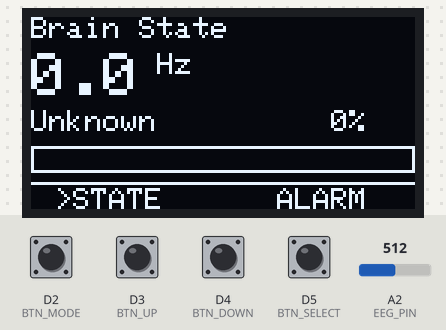
The sketch below on a simulated Arduino Uno R4 Minima. Parts: 128×64 one-colour display. Inputs (shaded band) come from the test bench; at power-on: D2 (BTN_MODE), D3 (BTN_UP), D4 (BTN_DOWN), D5 (BTN_SELECT) HIGH, A2 (EEG_PIN) = 512 (analog values on the 0–1023 scale).

Above: at 1.4 s.
1.5 s: D2 (BTN_MODE) pulled LOW for 0.15 s
At 2.6 s:
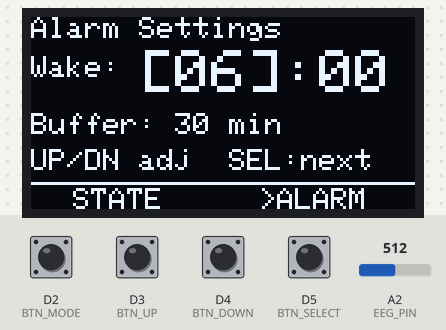
3.1 s: D5 (BTN_SELECT) pulled LOW for 0.15 s
At 4.2 s:
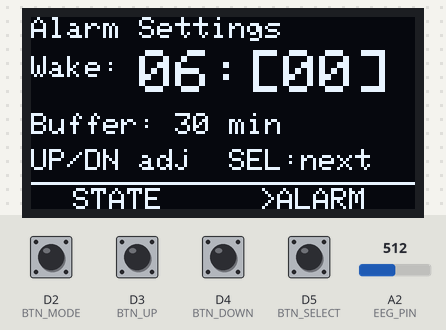
4.8 s: D2 (BTN_MODE) pulled LOW for 1 s
At 6.0 s:
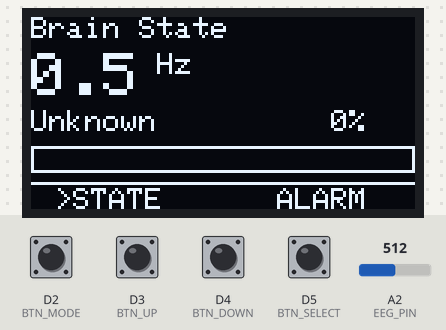
Timing chart, 0 to 7.8 s (numbered marks = the images above; inputs shaded):
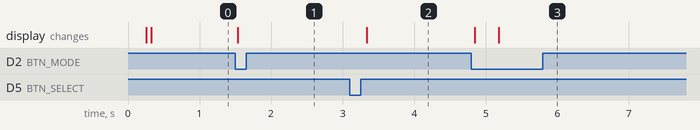

The sketch:

r4minima.ino
```cpp
// ============================================================================
// RhythmSleep — Arduino R4 Minima  (I2C Slave @ 0x08)
// Responsibilities:
//   • EEG sampling (A2) + optimized FFT sleep-state engine
//   • OLED display: Sleep State screen + Alarm Settings screen (NO time)
//   • 4 buttons: MODE / UP / DOWN / SELECT
//   • I2C slave: responds to R3 master requests with state packet
//
// Optimized algorithm — Weighted Band-Power Accumulator:
//   Each FFT frame (1024 samples @ 256 Hz = 4 s) computes power in all 5
//   EEG bands. A sliding window of 8 frames (~32 s total) accumulates band
//   power. The winning band drives the state. A 3-frame hysteresis gate and
//   40% confidence threshold prevent jitter. Artifact frames are discarded.
//
// I2C bus split:
//   Wire  (A4/A5)   → I2C slave bus shared with R3 master
//   Wire1 (SDA1/SCL1) → local master bus for SSD1306 OLED only
// ============================================================================

#include <Wire.h>
#include <Adafruit_GFX.h>
#include <Adafruit_SSD1306.h>
#include "arduinoFFT.h"

// ── FFT ──────────────────────────────────────────────────────────────────────
#define SAMPLES            1024
#define SAMPLING_FREQ      256
#define EEG_PIN            A2
#define BIN_RES_INV        4    // SAMPLES/SAMPLING_FREQ — bins per Hz

// ── OLED (on Wire1, local bus) ────────────────────────────────────────────────
#define SCREEN_W   128
#define SCREEN_H   64
#define OLED_ADDR  0x3C
Adafruit_SSD1306 display(SCREEN_W, SCREEN_H, &Wire1, -1);

// ── Buttons ───────────────────────────────────────────────────────────────────
#define BTN_MODE   2
#define BTN_UP     3
#define BTN_DOWN   4
#define BTN_SELECT 5
#define DEBOUNCE_MS 50

// ── Display modes ─────────────────────────────────────────────────────────────
enum DispMode { MODE_STATE = 0, MODE_ALARM = 1, MODE_COUNT = 2 };
enum AlarmFld { FLD_HOUR = 0, FLD_MIN = 1, FLD_BUF = 2, FLD_COUNT = 3 };

// ── Alarm settings (editable by user) ────────────────────────────────────────
volatile uint8_t alarmHour  = 6;
volatile uint8_t alarmMin   = 0;
volatile uint8_t bufferMin  = 30;

// ── Sleep state constants ─────────────────────────────────────────────────────
// Enum index → band name / label
// 0=Unknown 1=DeepSlp(Delta) 2=LtSleep(Theta) 3=Relaxed(Alpha) 4=Active(Beta) 5=Focused(Gamma)
const char* BAND_LBL[] = {"Unknown", "Deep Sleep", "Light Sleep", "Relaxed", "Active", "Focused"};

// ── Band-power accumulator ────────────────────────────────────────────────────
#define NUM_BANDS      5
#define WIN_SIZE       8     // frames to accumulate (~32 s)
#define HYSTERESIS_N   3     // consecutive agreements to accept state
#define CONF_THRESHOLD 40    // minimum confidence to apply hysteresis gate

// Bin ranges (inclusive): bin = freq_hz * BIN_RES_INV
//  Delta 0.5–4 Hz → bins  2–16
//  Theta 4–8 Hz   → bins 16–32
//  Alpha 8–12 Hz  → bins 32–48
//  Beta 12–30 Hz  → bins 48–120
//  Gamma 30–60 Hz → bins 120–240
const uint16_t BAND_BIN_LO[NUM_BANDS] = {  2,  16,  32,  48, 120 };
const uint16_t BAND_BIN_HI[NUM_BANDS] = { 16,  32,  48, 120, 240 };

double bandWindow[WIN_SIZE][NUM_BANDS];  // rolling power window
uint8_t winIdx      = 0;
uint8_t winFilled   = 0;

uint8_t candState   = 0;
uint8_t candCount   = 0;

// ── Shared volatile state (written by main loop, read by I2C ISR) ─────────────
volatile float   gFreq       = 0.0f;
volatile uint8_t gState      = 0;
volatile uint8_t gConf       = 0;

// ── FFT buffers ───────────────────────────────────────────────────────────────
double vReal[SAMPLES];
double vImag[SAMPLES];
ArduinoFFT<double> FFT = ArduinoFFT<double>(vReal, vImag, SAMPLES, SAMPLING_FREQ);

// ── Sampling state ────────────────────────────────────────────────────────────
unsigned int  sampPeriodUs;
unsigned long lastSampleUs = 0;
int           sampleIdx    = 0;

// ── Artifact rejection threshold (ADC counts, empirical) ─────────────────────
#define ARTIFACT_PEAK_THRESHOLD 3500.0

// ── UI state ─────────────────────────────────────────────────────────────────
DispMode  dispMode    = MODE_STATE;
AlarmFld  alarmField  = FLD_HOUR;
bool      prevBtn[4]  = {HIGH, HIGH, HIGH, HIGH};
unsigned long lastBtnMs[4] = {0, 0, 0, 0};
unsigned long tDisplay = 0;
#define DISP_MS 300

// ── I2C response buffer (10 bytes) ───────────────────────────────────────────
//  [0-3] float freq  [4] state  [5] conf  [6] alarmH  [7] alarmM  [8] bufMin  [9] 0x00
volatile uint8_t i2cBuf[10];

// ─────────────────────────────────────────────────────────────────────────────
// I2C slave callbacks
// ─────────────────────────────────────────────────────────────────────────────
void onI2CRequest() {
  Wire.write((uint8_t*)i2cBuf, 10);
}

void onI2CReceive(int) {
  while (Wire.available()) Wire.read();  // consume any incoming byte (command)
}

// ── Helper: pack latest state into i2cBuf (call from main loop) ──────────────
void packI2CBuf() {
  float f = gFreq;
  uint8_t tmp[4];
  memcpy(tmp, &f, 4);
  i2cBuf[0] = tmp[0]; i2cBuf[1] = tmp[1]; i2cBuf[2] = tmp[2]; i2cBuf[3] = tmp[3];
  i2cBuf[4] = gState;
  i2cBuf[5] = gConf;
  i2cBuf[6] = alarmHour;
  i2cBuf[7] = alarmMin;
  i2cBuf[8] = bufferMin;
  i2cBuf[9] = 0x00;
}

// ─────────────────────────────────────────────────────────────────────────────
void setup() {
  analogReadResolution(12);
  sampPeriodUs = (unsigned int)(1000000.0 / SAMPLING_FREQ);

  // ── I2C: Wire1 = local OLED master ───────────────────────────────────────
  Wire1.begin();
  delay(200);
  display.begin(SSD1306_SWITCHCAPVCC, OLED_ADDR);
  display.clearDisplay();
  display.setTextColor(SSD1306_WHITE);
  display.setTextSize(1);
  display.setCursor(0, 0); display.println(F("RhythmSleep"));
  display.setCursor(0, 12); display.println(F("EEG Engine Ready"));
  display.display();

  // ── I2C: Wire = slave to R3 master ───────────────────────────────────────
  Wire.begin(0x08);
  Wire.onRequest(onI2CRequest);
  Wire.onReceive(onI2CReceive);

  // ── Buttons ───────────────────────────────────────────────────────────────
  pinMode(BTN_MODE,   INPUT_PULLUP);
  pinMode(BTN_UP,     INPUT_PULLUP);
  pinMode(BTN_DOWN,   INPUT_PULLUP);
  pinMode(BTN_SELECT, INPUT_PULLUP);

  // Initialise band-power window to zero
  memset(bandWindow, 0, sizeof(bandWindow));
}

// ─────────────────────────────────────────────────────────────────────────────
void loop() {
  // ── Non-blocking EEG sampling ─────────────────────────────────────────────
  unsigned long nowUs = micros();
  if (nowUs - lastSampleUs >= sampPeriodUs) {
    lastSampleUs = nowUs;
    vReal[sampleIdx] = (double)analogRead(EEG_PIN);
    vImag[sampleIdx] = 0.0;
    sampleIdx++;

    if (sampleIdx >= SAMPLES) {
      sampleIdx = 0;
      runFFT();
      packI2CBuf();
    }
  }

  // ── Buttons ───────────────────────────────────────────────────────────────
  handleButtons();

  // ── OLED ──────────────────────────────────────────────────────────────────
  if (millis() - tDisplay > DISP_MS) {
    tDisplay = millis();
    updateOLED();
  }
}

// ─────────────────────────────────────────────────────────────────────────────
// Optimized FFT + band-power accumulator
// ─────────────────────────────────────────────────────────────────────────────
void runFFT() {
  FFT.windowing(FFT_WIN_TYP_HAMMING, FFT_FORWARD);
  FFT.compute(FFT_FORWARD);
  FFT.complexToMagnitude();

  // ── 1. Artifact rejection ─────────────────────────────────────────────────
  double peakMag = 0;
  for (int i = 2; i < 241; i++)
    if (vReal[i] > peakMag) peakMag = vReal[i];
  if (peakMag > ARTIFACT_PEAK_THRESHOLD) return;  // discard noisy frame

  // ── 2. Dominant peak frequency (for display) ──────────────────────────────
  int peakBin = 2;
  for (int i = 2; i < 241; i++)
    if (vReal[i] > vReal[peakBin]) peakBin = i;
  gFreq = (float)peakBin * SAMPLING_FREQ / (float)SAMPLES;

  // ── 3. Compute per-band power for this frame ──────────────────────────────
  double framePow[NUM_BANDS] = {0};
  for (uint8_t b = 0; b < NUM_BANDS; b++) {
    for (uint16_t bin = BAND_BIN_LO[b]; bin < BAND_BIN_HI[b]; bin++) {
      double m = vReal[bin];
      framePow[b] += m * m;
    }
  }

  // ── 4. Store in rolling window ────────────────────────────────────────────
  for (uint8_t b = 0; b < NUM_BANDS; b++)
    bandWindow[winIdx][b] = framePow[b];
  winIdx = (winIdx + 1) % WIN_SIZE;
  if (winFilled < WIN_SIZE) winFilled++;

  // ── 5. Accumulate window power ────────────────────────────────────────────
  double cumPow[NUM_BANDS] = {0};
  double totalPow = 0;
  for (uint8_t f = 0; f < winFilled; f++)
    for (uint8_t b = 0; b < NUM_BANDS; b++) {
      cumPow[b] += bandWindow[f][b];
      totalPow  += bandWindow[f][b];
    }

  if (totalPow < 1e-6) return;

  // ── 6. Find winning band ──────────────────────────────────────────────────
  uint8_t winBand = 0;
  for (uint8_t b = 1; b < NUM_BANDS; b++)
    if (cumPow[b] > cumPow[winBand]) winBand = b;

  // Confidence = winning band share of total power
  uint8_t conf = (uint8_t)constrain((cumPow[winBand] / totalPow) * 100.0, 0, 100);

  // Map band index → state enum (0=Delta→1=Deep ... 4=Gamma→5=Focused)
  uint8_t newState = winBand + 1;   // bands 0-4 → states 1-5

  // ── 7. Hysteresis gate ────────────────────────────────────────────────────
  if (newState == candState) {
    candCount++;
  } else {
    candState = newState;
    candCount = 1;
  }

  if (candCount >= HYSTERESIS_N && conf >= CONF_THRESHOLD) {
    gState = newState;
    gConf  = conf;
  } else if (conf < CONF_THRESHOLD) {
    // Low confidence → report unknown
    gState = 0;
    gConf  = conf;
  }
}

// ─────────────────────────────────────────────────────────────────────────────
// Button handling
// ─────────────────────────────────────────────────────────────────────────────
bool btnPressed(int pin, int idx) {
  bool rd = digitalRead(pin);
  bool pressed = (rd == LOW && prevBtn[idx] == HIGH &&
                  millis() - lastBtnMs[idx] > DEBOUNCE_MS);
  if (rd != prevBtn[idx]) lastBtnMs[idx] = millis();
  prevBtn[idx] = rd;
  return pressed;
}

void handleButtons() {
  if (btnPressed(BTN_MODE, 0)) {
    dispMode   = (DispMode)((dispMode + 1) % MODE_COUNT);
    alarmField = FLD_HOUR;
  }

  if (dispMode == MODE_ALARM) {
    if (btnPressed(BTN_SELECT, 3))
      alarmField = (AlarmFld)((alarmField + 1) % FLD_COUNT);

    if (btnPressed(BTN_UP, 1)) {
      switch (alarmField) {
        case FLD_HOUR: alarmHour   = (alarmHour + 1) % 24; break;
        case FLD_MIN:  alarmMin    = (alarmMin  + 1) % 60; break;
        case FLD_BUF:  bufferMin   = min(bufferMin + 5, 120); break;
        default: break;
      }
    }

    if (btnPressed(BTN_DOWN, 2)) {
      switch (alarmField) {
        case FLD_HOUR: alarmHour   = (alarmHour + 23) % 24; break;
        case FLD_MIN:  alarmMin    = (alarmMin  + 59) % 60; break;
        case FLD_BUF:  bufferMin   = max((int)bufferMin - 5, 5); break;
        default: break;
      }
    }
  }
}

// ─────────────────────────────────────────────────────────────────────────────
// OLED display  (no time — time lives on R3 LCD)
// ─────────────────────────────────────────────────────────────────────────────
void updateOLED() {
  display.clearDisplay();

  if (dispMode == MODE_STATE) drawStateScreen();
  else                        drawAlarmScreen();

  // Bottom tab bar
  display.drawLine(0, 55, 127, 55, SSD1306_WHITE);
  display.setTextSize(1);
  display.setCursor(8,  57); display.print(dispMode == MODE_STATE ? F(">STATE") : F(" STATE"));
  display.setCursor(76, 57); display.print(dispMode == MODE_ALARM ? F(">ALARM") : F(" ALARM"));

  display.display();
}

void drawStateScreen() {
  display.setTextSize(1);
  display.setCursor(0, 0);
  display.print(F("Brain State"));

  // Frequency
  display.setTextSize(2);
  display.setCursor(0, 12);
  display.print(gFreq, 1);
  display.setTextSize(1);
  display.print(F(" Hz"));

  // Band label
  display.setCursor(0, 31);
  display.print(BAND_LBL[gState < 6 ? gState : 0]);

  // Confidence bar
  display.setCursor(88, 31);
  char cbuf[6]; sprintf(cbuf, "%3d%%", gConf);
  display.print(cbuf);

  int barW = map(gConf, 0, 100, 0, 128);
  display.drawRect(0, 43, 128, 9, SSD1306_WHITE);
  display.fillRect(0, 43, barW, 9, SSD1306_WHITE);
}

void drawAlarmScreen() {
  display.setTextSize(1);
  display.setCursor(0, 0);
  display.print(F("Alarm Settings"));

  // Alarm time
  display.setCursor(0, 13);
  display.print(F("Wake: "));
  display.setTextSize(2);
  display.setCursor(36, 11);

  char hb[3], mb[3];
  sprintf(hb, "%02d", alarmHour);
  sprintf(mb, "%02d", alarmMin);

  if (alarmField == FLD_HOUR) {
    display.print("["); display.print(hb);
    display.print("]:"); display.print(mb);
  } else if (alarmField == FLD_MIN) {
    display.print(hb); display.print(":[");
    display.print(mb); display.print("]");
  } else {
    display.print(hb); display.print(":"); display.print(mb);
  }

  // Buffer
  display.setTextSize(1);
  display.setCursor(0, 32);
  if (alarmField == FLD_BUF) {
    display.print(F("Buffer:["));
    display.print(bufferMin);
    display.print(F("]min"));
  } else {
    display.print(F("Buffer: "));
    display.print(bufferMin);
    display.print(F(" min"));
  }

  display.setCursor(0, 44);
  display.print(F("UP/DN adj  SEL:next"));
}
```

Measured:
- after the input at 1.5 s, the display: changes at once (image 1)
- after the input at 3.1 s, the display: changes after 0.24 s (image 2)
- after the input at 4.8 s, the display: first changes at once (image 3 shows a later state)
